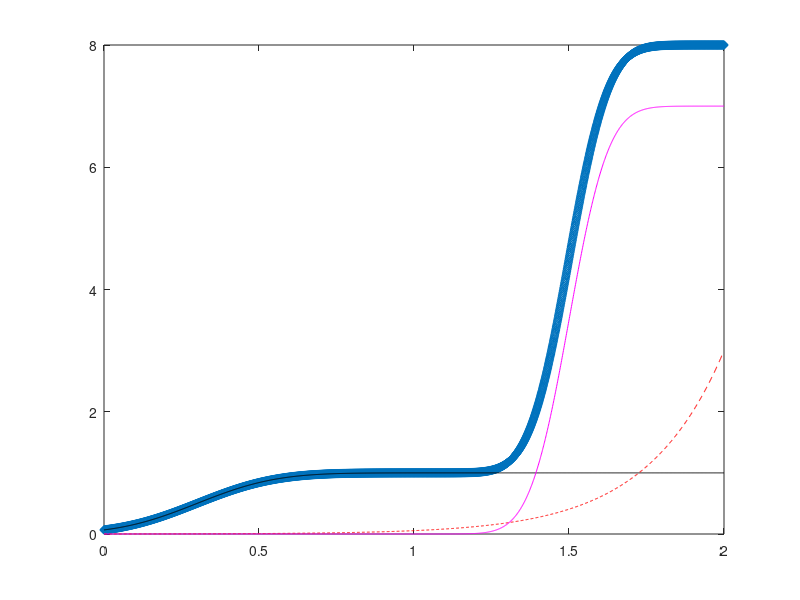

Here is the MATLAB script that generated this plot: (Note: this script raises an error after producing the figure.)
%% test mannually changing the nl
% here we play nwith the nl in the CGP plane by modifying it to a log +
% probit function

%% Probit function example

X = (0:1e-3:2);
m1 = 0.3; s1 = 0.2; n1 = 1;
Y1 = n1 .* normcdf(X, m1,s1);
m2 = -8; s2 = 4; n2 = 3;
Y2 = n2.*exp(m2+s2.*X);
m3 = 1.5 ;s3 = 0.1; n3 = 7;
Y3 = n3 .* normcdf(X, m3,s3);
plot(X,Y1+Y3,'--d',X,Y1,'k',X,Y2,'--r',X,Y3,'m');
%% data comparison with probit function

raw_corr_comparison;

pnum = 19; % process num
maxlags = process.maxlags;
timeaxis = fliplr(process.dt .* (1:maxlags));
Y = flipud(process.acorr.lambda_Corr_RAW{pnum}(maxlags+2:end)); % lambda corr
stim = resample( process.stimulus.Yuncorr, process.Fs, Fs_STIM );
sta = resample( process.STA(pnum).realSTA, process.Fs, Fs_STIM );
X = conv(sta, stim); % CGP
X_corr_forw = xcov(X, maxlags, 'unbiased');
X_corr_forw = flipud(X_corr(maxlags+2:end));

%%
mu = 50 ; sigma =3;
X_corr_exp = (1/(sigma^2)) * log( Y/0.01); % lambda corr est

n1 = 0.08 * sigma; mu1 = 70; sig1 = 3 * sigma;
pd = makedist('Normal',mu1,sig1);
X_corr_back = (1/(sigma^2)) * log( Y/0.01 ) + n1 * normcdf( Y, mu1, sig1 ) ; 
% X_corr_back = (n3 .* icdf(pd, 0.3* Y/(max(Y))) ) ; 

figure(1);
plot(timeaxis, normax(X_corr_back-mean(X_corr_back)), timeaxis,...
    normax(X_corr_forw-mean(X_corr_forw)),timeaxis,normax(X_corr_exp-mean(X_corr_exp)));
legend('PROBIT CGP back acorr','generated CGP forward acorr',' EXP CGP Back acorr')
axis([timeaxis(end) timeaxis(1) -2 2]);

figure(2);
plot(timeaxis,(X_corr_back-mean(X_corr_back)));
legend('PROBIT CGP back acorr')

figure(4)
plot((1/(sigma^2)) * log( Y/1e2 ) - n1 * normpdf( Y, mu1, sig1 ))
